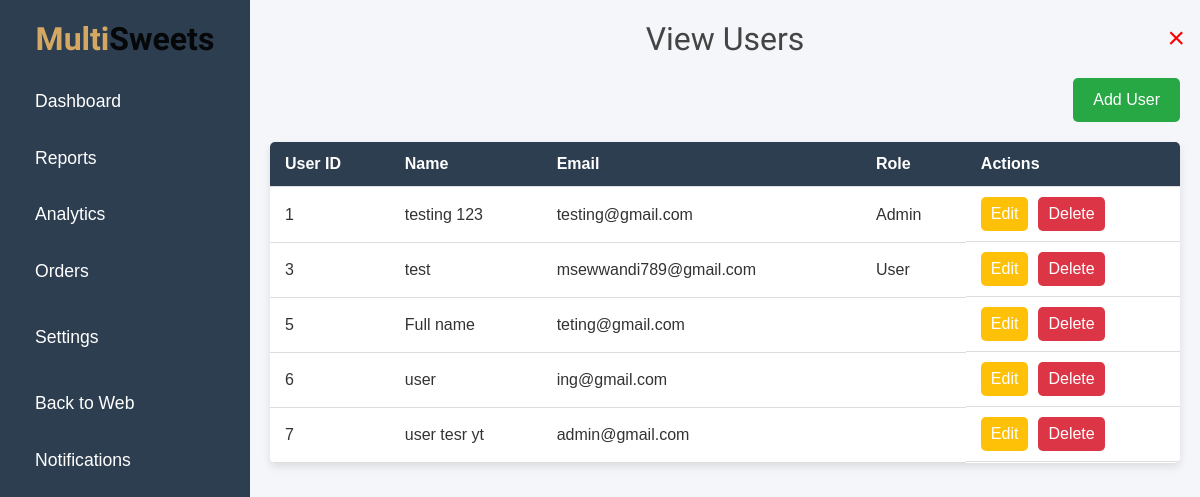
/src/userView.php, run on the app's committed database.
### tables this page shows
CREATE TABLE `users` (
  `id` int(11) NOT NULL,
  `name` varchar(100) NOT NULL,
  `email` varchar(100) NOT NULL,
  `role` varchar(100) NOT NULL,
  `password` varchar(255) NOT NULL,
  `created_at` timestamp NOT NULL DEFAULT current_timestamp()
);

### src/userView.php (the view, shortened to what this page needs)
<!DOCTYPE html>
<html lang="en">
<head>
    <link rel="stylesheet" href="https://use.fontawesome.com/releases/v5.15.4/css/all.css" />
    <link href="https://cdn.jsdelivr.net/npm/bootstrap-icons@1.4.1/font/bootstrap-icons.css" rel="stylesheet">
    <link href="lib/animate/animate.min.css" rel="stylesheet">
    <link href="lib/lightbox/css/lightbox.min.css" rel="stylesheet">
    <link href="lib/owlcarousel/owl.carousel.min.css" rel="stylesheet">
    <link href="../css/bootstrap.min.css" rel="stylesheet">
   <link href="../css/style.css" rel="stylesheet">
</head>
<body>
    <div class="dashboard">
        <aside class="sidebar">
        <h2 class="text-primary fw-bold mb-0">Multi<span class="text-dark">Sweets</span> </h1>
            <nav>
                <a href="../src/dashboard.php">Dashboard</a>
                <a href="#">Reports</a>
                <a href="#">Analytics</a>
                <a href="#">Orders</a>
                <div class="dropdown">
                    <a href="#">Settings</a>
                </div>
                <a href="../index.php">Back to Web</a>
                <a href="../src/notificationView.php">Notifications</a>
            </nav>
        </aside>
        <main class="main-content">
            <span class="close-btn" onclick="closePage()">&times;</span>
            <h1>View Users</h1>
            <div class="add-user">
                <button onclick="addUser()">Add User</button>
            </div>
            <table>
                <thead>
                    <tr>
                        <th>User ID</th>
                        <th>Name</th>
                        <th>Email</th>
                        <th>Role</th>
                        <th>Actions</th>
                    </tr>
                </thead>
                <tbody>
                    <?php
                        include_once '../query/dbconfig.php';
                        $sql = "SELECT id, name, email ,role FROM users";
                        $result = $conn->query($sql);
                        if ($result) {
                            if ($result->num_rows > 0) {
                                while ($row = $result->fetch_assoc()) {
                                    echo "<tr>
                                        <td>{$row['id']}</td>
                                        <td>{$row['name']}</td>
                                        <td>{$row['email']}</td>
                                        <td>{$row['role']}</td>
                                        <td class='actions'>
                                            <button class='edit-btn' onclick='editUser({$row['id']})'>Edit</button>
                                            <button class='delete-btn' onclick='deleteUser({$row['id']})'>Delete</button>
                                        </td>
                                    </tr>";
                                }
                            } else {
                                echo "<tr><td colspan='4'>No users found</td></tr>";
                            }
                        } else {
                            echo "<tr><td colspan='4'>Error fetching data: " . $conn->error . "</td></tr>";
                        }
                    ?>
                </tbody>
            </table>
        </main>
    </div>
</body>
</html>

### css/style.css (style rules this page uses)
h1, h2, h3, .h1, .h2, .h3 { font-weight: 400 !important; font-family: 'Playball', cursive !important; }

### src/userView.php (style rules this page uses)
* { margin: 0; padding: 0; box-sizing: border-box; }
body { font-family: Arial, sans-serif; background: #f5f6fa; color: #333; display: flex; flex-direction: column; }
.dashboard { display: flex; min-height: 100vh; }
.sidebar { width: 250px; background: #2d3e50; color: #fff; padding: 20px; display: flex; flex-direction: column; gap: 10px; }
.sidebar nav a { display: block; color: #fff; margin: 10px 0; text-decoration: none; font-size: 1.1em; padding: 10px 15px; border-radius: 5px; transition: background 0.3s; }
.dropdown { position: relative; display: inline-block; }
.main-content { flex: 1; padding: 20px; }
h1 { text-align: center; margin-bottom: 20px; font-size: 2em; color: #444; }
h2 { text-align: center; margin-bottom: 20px; font-size: 2em; color: White; }
.add-user { text-align: right; margin-bottom: 20px; }
.add-user button { padding: 10px 20px; background: #28a745; color: #fff; border: none; border-radius: 5px; cursor: pointer; transition: background 0.3s; }
table { width: 100%; border-collapse: collapse; background: #fff; border-radius: 5px; box-shadow: 0 4px 8px rgba(0, 0, 0, 0.1); overflow: hidden; }
th, td { padding: 10px 15px; text-align: left; border-bottom: 1px solid #ddd; }
th { background: #2d3e50; color: #fff; }
.actions { display: flex; gap: 10px; }
.actions button { padding: 5px 10px; border: none; border-radius: 5px; cursor: pointer; transition: background 0.3s; }
.edit-btn { background: #ffc107; color: #fff; }
.delete-btn { background: #dc3545; color: #fff; }
.close-btn { font-size: 30px; color: #ff0000; cursor: pointer; position: absolute; top: 10px; right: 10px; padding: 5px; border-radius: 50%; transition: all 0.3s ease; }

### data on the page
users: id "1", name "testing 123", email "testing@gmail.com", role "Admin"
users: id "3", name "test", email "msewwandi789@gmail.com", role "User"
users: id "5", name "Full name", email "teting@gmail.com"
users: id "6", name "user", email "ing@gmail.com"
users: id "7", name "user tesr yt", email "admin@gmail.com"
